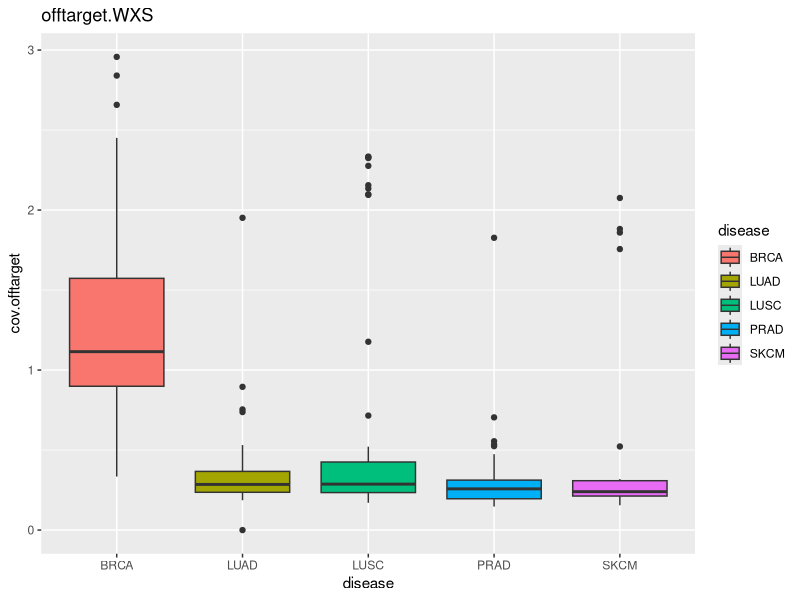
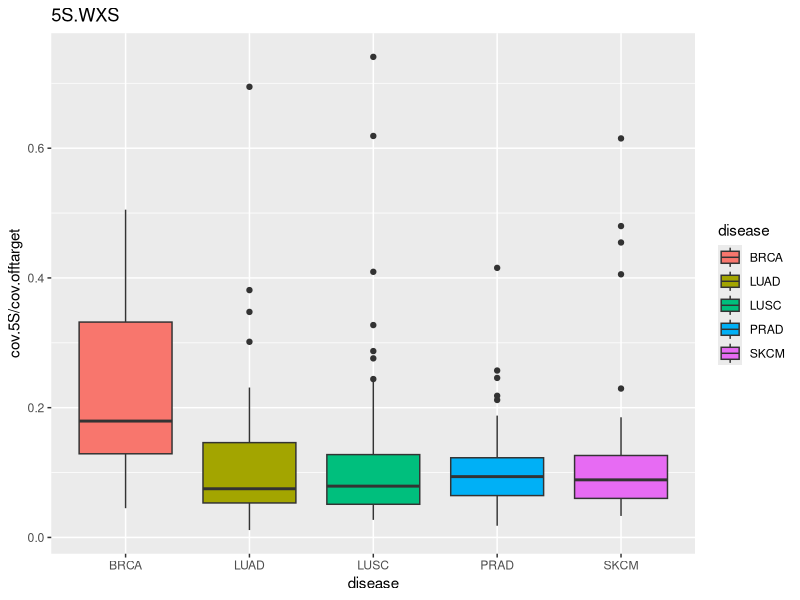
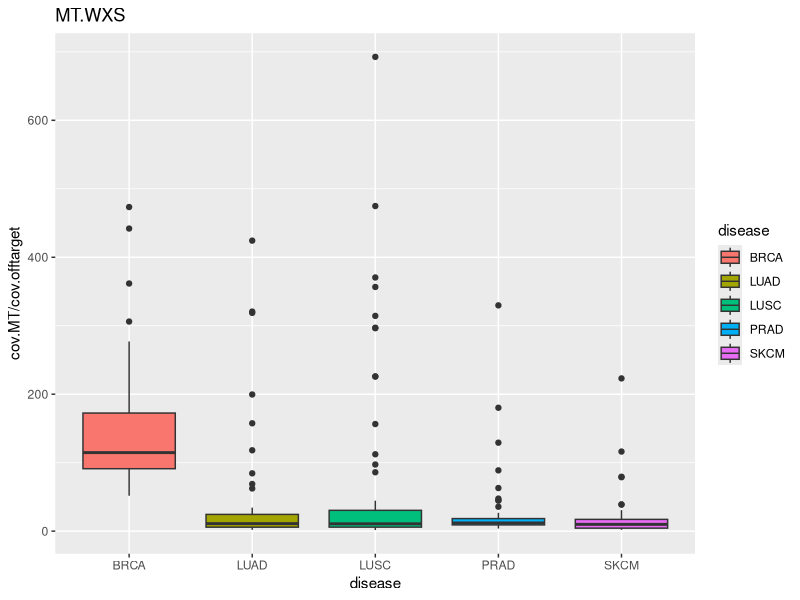
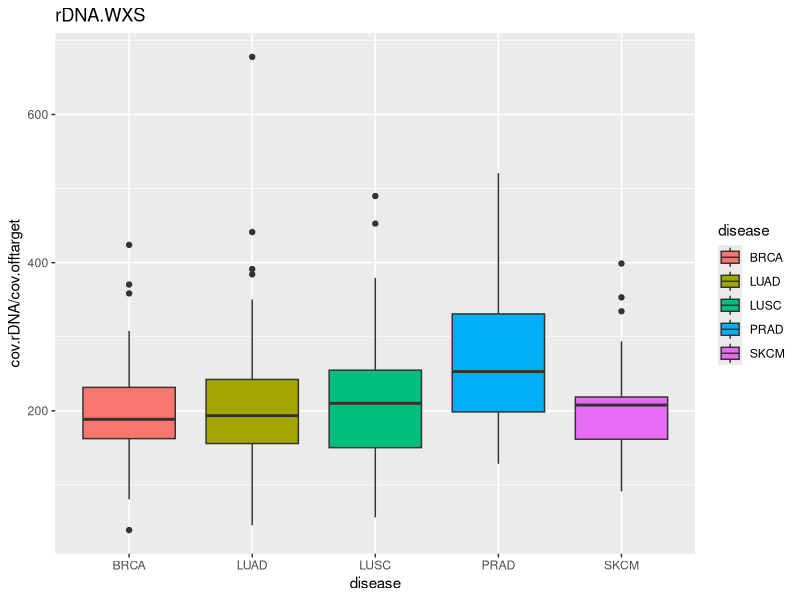
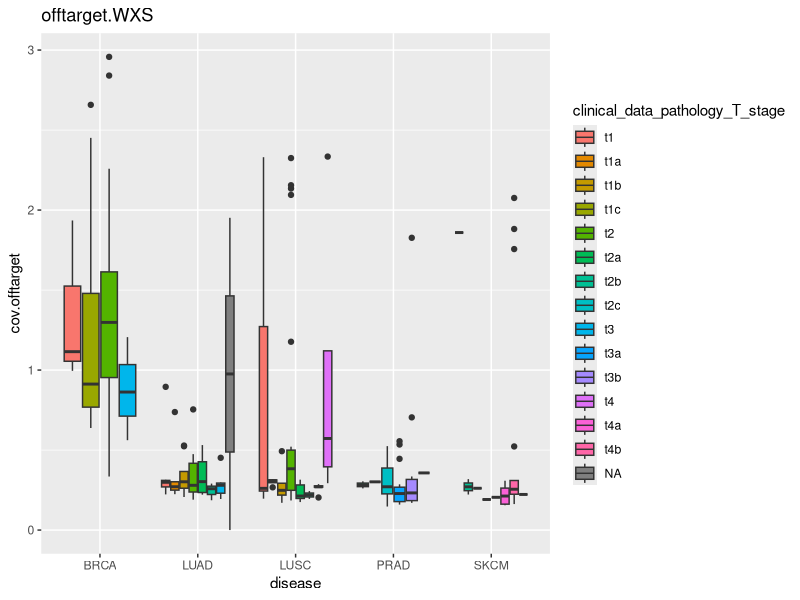
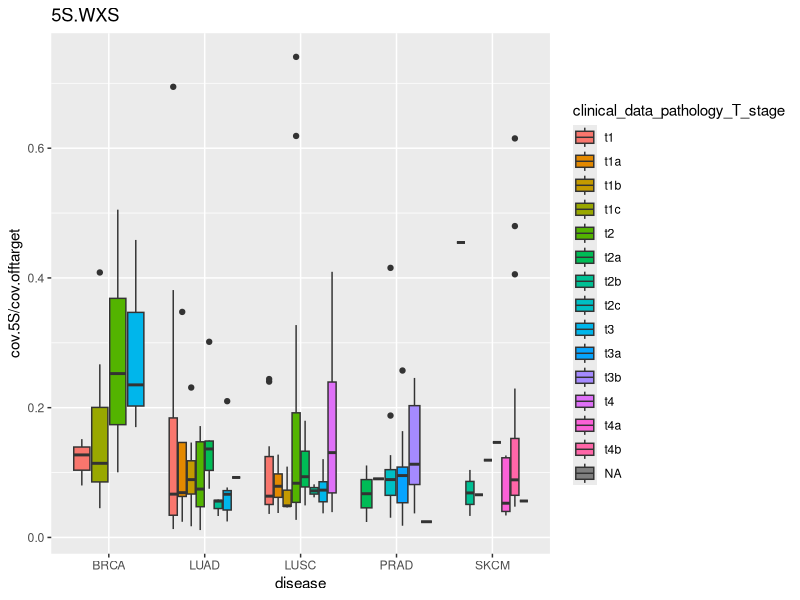
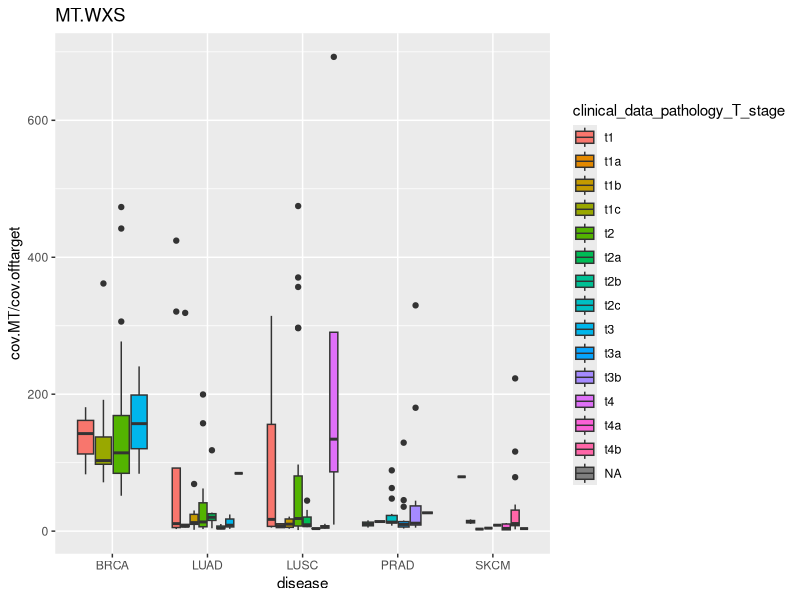
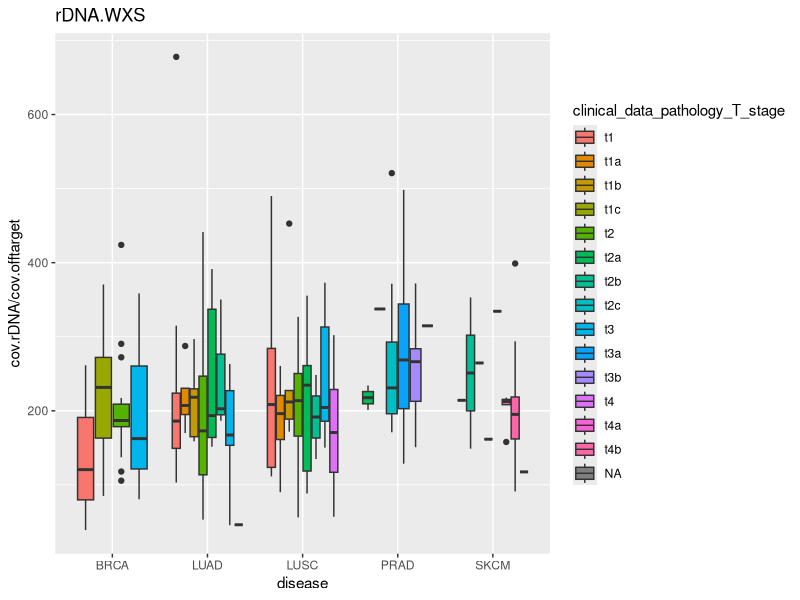

Write R code to recreate these figures, in order.
#metadata - change the header. replace by ID

data.MT=read.csv('../summary.MT.cov.csv')
data.offtarget=read.csv('../summary.offtarget.cov.csv')
data.rDNA=read.csv('../summary.rDNA.csv')
metadata=read.csv('../../outcomes/PILOT.WXS.clean.metadata.csv')



data=merge(data.MT,data.offtarget,by='ID')
data=merge(data.rDNA,data,by='ID')


data=merge(metadata,data,by='ID')


head(data)




write.csv(data, file = "../PILOT.WXS.clean.metadata.results.csv")



#------- plots

#"cov.5S","cov.MT","cov.offtarget"

library(ggplot2)


png('../offtarget.cov.png',width = 15, height = 5, units = 'in', res = 300)
ggplot(data, aes(x=disease, y= cov.offtarget, fill=disease))+ geom_boxplot()+ggtitle("offtarget.WXS")
dev.off()


png('../5S.cov.png',width = 15, height = 5, units = 'in', res = 300)
ggplot(data, aes(x=disease, y= cov.5S/cov.offtarget, fill=disease))+ geom_boxplot()+ggtitle("5S.WXS")
dev.off()


png('../MT.cov.png',width = 15, height = 5, units = 'in', res = 300)
ggplot(data, aes(x=disease, y= cov.MT/cov.offtarget, fill=disease))+ geom_boxplot()+ggtitle("MT.WXS")
dev.off()

png('../rDNA.cov.png',width = 15, height = 5, units = 'in', res = 300)
ggplot(data, aes(x=disease, y= cov.rDNA/cov.offtarget, fill=disease))+ geom_boxplot()+ggtitle("rDNA.WXS")
dev.off()


#-------------------------------------------------------------------------------
#plots

#"cov.5S","cov.MT","cov.offtarget"

library(ggplot2)


png('../offtarget.cov.clinical_data_pathology_T_stage.png',width = 15, height = 5, units = 'in', res = 300)
ggplot(data, aes(x=disease, y= cov.offtarget, fill=clinical_data_pathology_T_stage))+ geom_boxplot()+ggtitle("offtarget.WXS")
dev.off()


png('../5S.cov.clinical_data_pathology_T_stage.png',width = 15, height = 5, units = 'in', res = 300)
ggplot(data, aes(x=disease, y= cov.5S/cov.offtarget, fill=clinical_data_pathology_T_stage))+ geom_boxplot()+ggtitle("5S.WXS")
dev.off()


png('../MT.cov.clinical_data_pathology_T_stage.png',width = 51, height = 5, units = 'in', res = 300)
ggplot(data, aes(x=disease, y= cov.MT/cov.offtarget, fill=clinical_data_pathology_T_stage))+ geom_boxplot()+ggtitle("MT.WXS")
dev.off()

png('../rDNA.cov.clinical_data_pathology_T_stage.png',width = 15, height = 5, units = 'in', res = 300)
ggplot(data, aes(x=disease, y= cov.rDNA/cov.offtarget, fill=clinical_data_pathology_T_stage))+ geom_boxplot()+ggtitle("rDNA.WXS")
dev.off()


